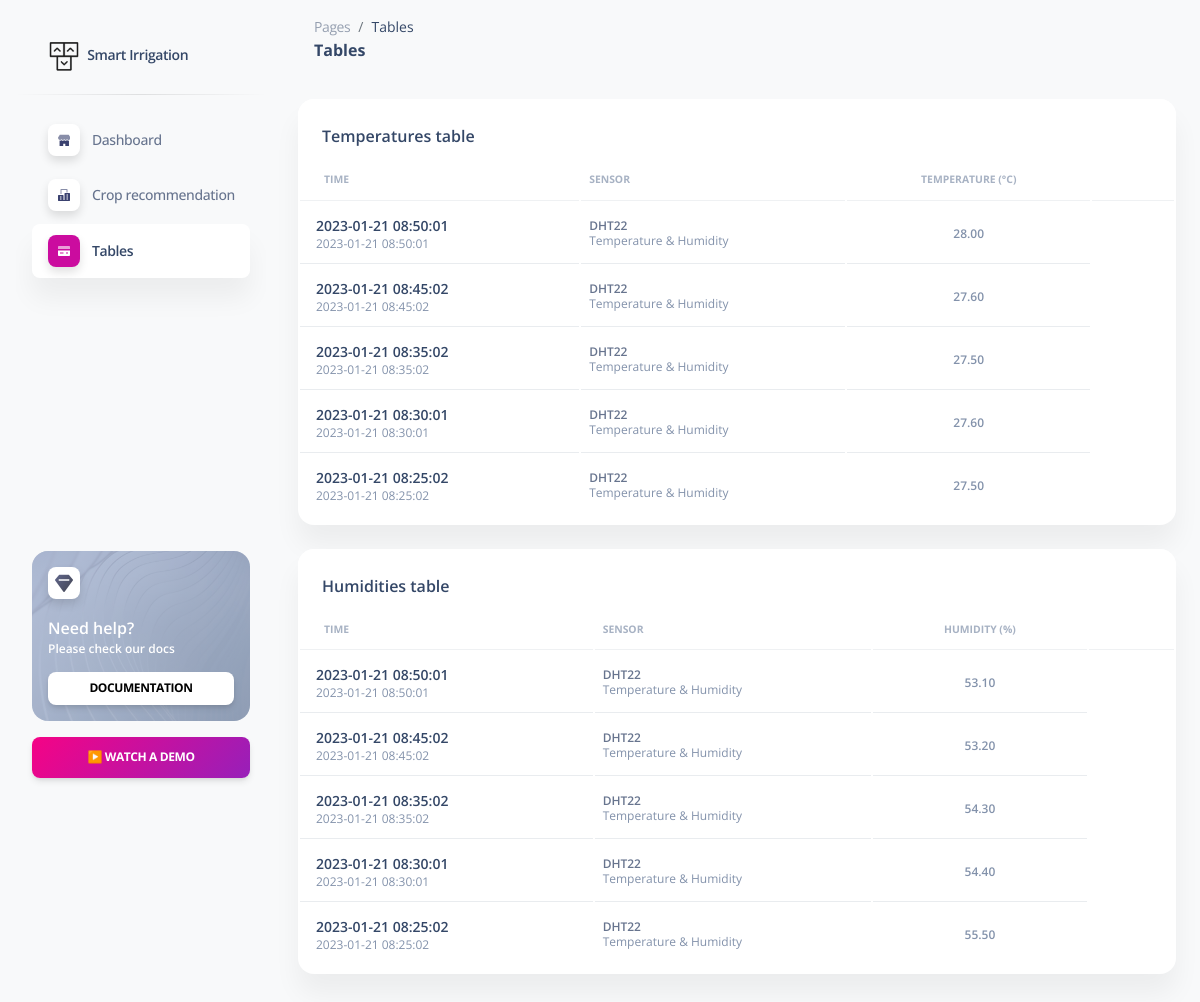
Before: /home/tables with the older database file.
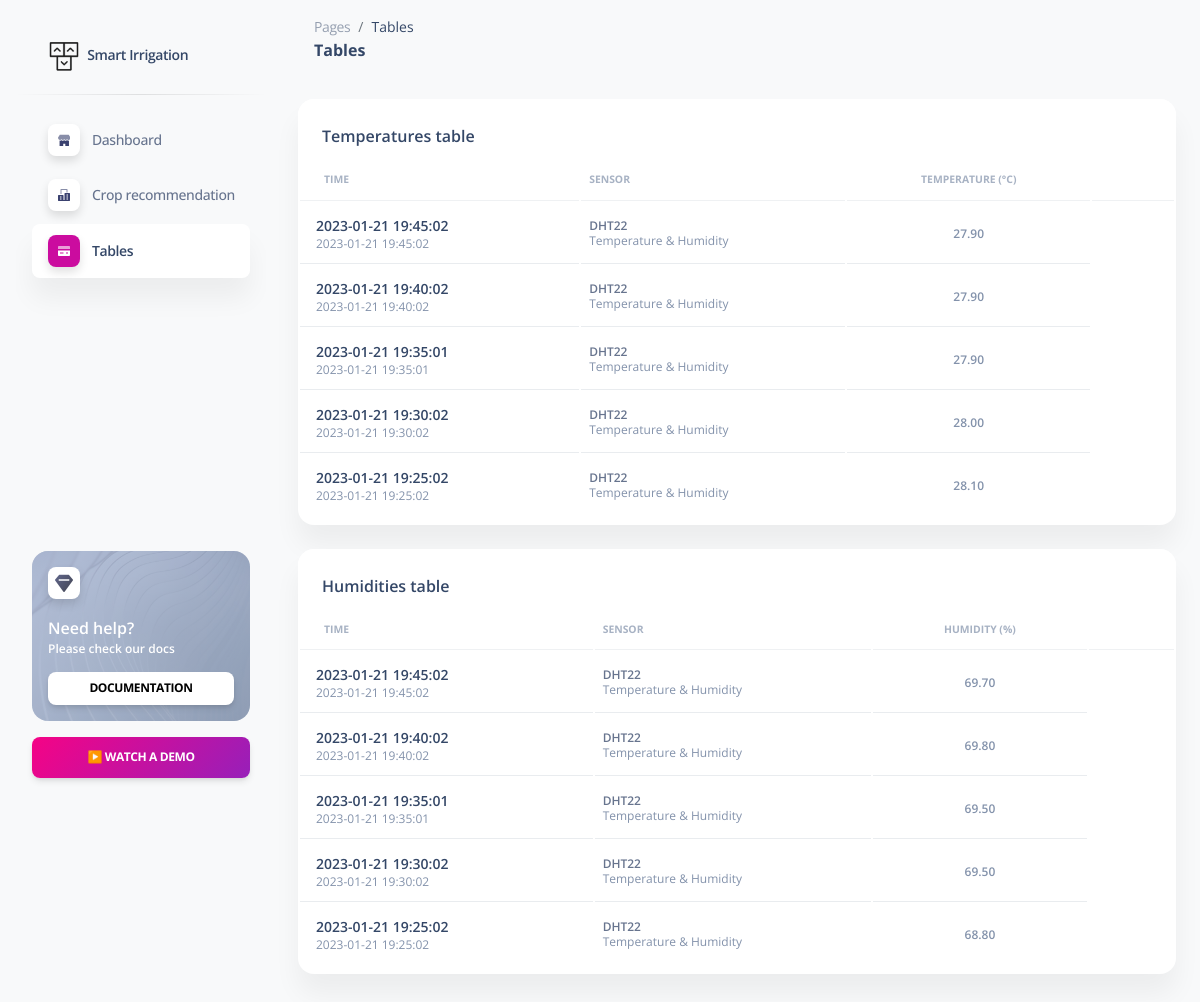
After: the same page with the newer database file.
### tables this page shows
CREATE TABLE temperatures (rDatetime datetime, sensorID text, temp numeric);

CREATE TABLE humidities (rDatetime datetime, sensorID text, hum numeric);

### app.py (the view)
@app.route("/home/tables")
def tables():
    import sqlite3
    conn=sqlite3.connect('/var/www/major_project/app.db')
    curs=conn.cursor()
    curs.execute("SELECT * FROM temperatures ORDER BY rDatetime DESC LIMIT 5")
    temperatures = curs.fetchall()
    curs.execute("SELECT * FROM humidities ORDER BY rDatetime DESC LIMIT 5")
    humidities = curs.fetchall()
    conn.close()
    return render_template("tables.html",temp=temperatures,hum=humidities)

### templates/tables.html (shortened to what the changed rows need)
<!DOCTYPE html>
<html lang="en">
  <head>
    <link href="/static/assets/css/nucleo-icons.css" rel="stylesheet" />
    <link href="/static/assets/css/nucleo-svg.css" rel="stylesheet" />
    <link href="/static/assets/css/nucleo-svg.css" rel="stylesheet" />
    <link
      id="pagestyle"
      href="/static/assets/css/soft-ui-dashboard.css?v=1.0.7"
      rel="stylesheet"
    />
  </head>
  <body class="g-sidenav-show bg-gray-100">
    <main
      class="main-content position-relative max-height-vh-100 h-100 border-radius-lg"
    >
      <div class="container-fluid py-4">
        <div class="row">
          <div class="col-12">
            <div class="card mb-4">
              <div class="card-body px-0 pt-0 pb-2">
                <div class="table-responsive p-0">
                  <table class="table align-items-center mb-0">
                    <thead>
                      <tr>
                        <th
                          class="text-uppercase text-secondary text-xxs font-weight-bolder opacity-7"
                        >
                          Time
                        </th>
                        <th
                          class="text-uppercase text-secondary text-xxs font-weight-bolder opacity-7 ps-2"
                        >
                          Sensor
                        </th>
                        <th
                          class="text-center text-uppercase text-secondary text-xxs font-weight-bolder opacity-7"
                        >
                          Temperature (°C)
                        </th>
                        <th class="text-secondary opacity-7"></th>
                      </tr>
                    </thead>
                    <tbody>
                        {% for row in temp %}
                        <tr>
                        <td>
                          <div class="d-flex px-2 py-1">
                            <div
                              class="d-flex flex-column justify-content-center"
                            >
                              <h6 class="mb-0 text-sm">{{row[0]}}</h6>
                              <p class="text-xs text-secondary mb-0">
                                {{row[0]}}
                              </p>
                            </div>
                          </div>
                        </td>
                        <td>
                          {% if row[1] == "1" %}
                            <p class="text-xs font-weight-bold mb-0">DHT22</p>
                            <p class="text-xs text-secondary mb-0">
                                Temperature & Humidity
                            </p>
                          {% elif row[1] == "2" %}
                            <p class="text-xs font-weight-bold mb-0">Soil</p>
                            <p class="text-xs text-secondary mb-0">
                                Moisture sensor
                            </p>
                          {% else %}
                            <p class="text-xs font-weight-bold mb-0">Unknown</p>
                            <p class="text-xs text-secondary mb-0">
                                Unknown
                            </p>
                          {% endif %}
                        </td>
                        <td class="align-middle text-center">
                          <span class="text-secondary text-xs font-weight-bold"
                            >{{'%0.2f'|format(row[2])}}</span
                          >
                        </td>
                      </tr>
                      {% endfor %}
                    </tbody>
                  </table>
                </div>
              </div>
            </div>
          </div>
        </div>
        <div class="row">
          <div class="col-12">
            <div class="card mb-4">
              <div class="card-body px-0 pt-0 pb-2">
                <div class="table-responsive p-0">
                  <table class="table align-items-center mb-0">
                    <thead>
                      <tr>
                        <th
                          class="text-uppercase text-secondary text-xxs font-weight-bolder opacity-7"
                        >
                          Time
                        </th>
                        <th
                          class="text-uppercase text-secondary text-xxs font-weight-bolder opacity-7 ps-2"
                        >
                          Sensor
                        </th>
                        <th
                          class="text-center text-uppercase text-secondary text-xxs font-weight-bolder opacity-7"
                        >
                          Humidity (%)
                        </th>
                        <th class="text-secondary opacity-7"></th>
                      </tr>
                    </thead>
                    <tbody>
                        {% for row in hum %}
                        <tr>
                        <td>
                          <div class="d-flex px-2 py-1">
                            <div
                              class="d-flex flex-column justify-content-center"
                            >
                              <h6 class="mb-0 text-sm">{{row[0]}}</h6>
                              <p class="text-xs text-secondary mb-0">
                                {{row[0]}}
                              </p>
                            </div>
                          </div>
                        </td>
                        <td>
                          {% if row[1] == "1" %}
                            <p class="text-xs font-weight-bold mb-0">DHT22</p>
                            <p class="text-xs text-secondary mb-0">
                                Temperature & Humidity
                            </p>
                          {% elif row[1] == "2" %}
                            <p class="text-xs font-weight-bold mb-0">Soil</p>
                            <p class="text-xs text-secondary mb-0">
                                Moisture sensor
                            </p>
                          {% else %}
                            <p class="text-xs font-weight-bold mb-0">Unknown</p>
                            <p class="text-xs text-secondary mb-0">
                                Unknown
                            </p>
                          {% endif %}
                        </td>
                        <td class="align-middle text-center">
                          <span class="text-secondary text-xs font-weight-bold"
                            >{{'%0.2f'|format(row[2])}}</span
                          >
                        </td>
                      </tr>
                      {% endfor %}
                    </tbody>
                  </table>
                </div>
              </div>
            </div>
          </div>
        </div>
      </div>
    </main>
  </body>
</html>

Changed rows visible on the page:
no longer on this page (row unchanged): temperatures: rDatetime "2023-01-21 08:50:01", sensorID "DHT22", temp "28.00"
no longer on this page (row unchanged): temperatures: rDatetime "2023-01-21 08:45:02", sensorID "DHT22", temp "27.60"
no longer on this page (row unchanged): temperatures: rDatetime "2023-01-21 08:35:02", sensorID "DHT22", temp "27.50"
no longer on this page (row unchanged): temperatures: rDatetime "2023-01-21 08:30:01", sensorID "DHT22", temp "27.60"
no longer on this page (row unchanged): temperatures: rDatetime "2023-01-21 08:25:02", sensorID "DHT22", temp "27.50"
no longer on this page (row unchanged): humidities: rDatetime "2023-01-21 08:50:01", sensorID "DHT22", hum "53.10"
no longer on this page (row unchanged): humidities: rDatetime "2023-01-21 08:45:02", sensorID "DHT22", hum "53.20"
no longer on this page (row unchanged): humidities: rDatetime "2023-01-21 08:35:02", sensorID "DHT22", hum "54.30"
no longer on this page (row unchanged): humidities: rDatetime "2023-01-21 08:30:01", sensorID "DHT22", hum "54.40"
no longer on this page (row unchanged): humidities: rDatetime "2023-01-21 08:25:02", sensorID "DHT22", hum "55.50"
added temperatures: rDatetime "2023-01-21 19:45:02", sensorID "DHT22", temp "27.90"
added temperatures: rDatetime "2023-01-21 19:40:02", sensorID "DHT22", temp "27.90"
added temperatures: rDatetime "2023-01-21 19:35:01", sensorID "DHT22", temp "27.90"
added temperatures: rDatetime "2023-01-21 19:30:02", sensorID "DHT22", temp "28.00"
added temperatures: rDatetime "2023-01-21 19:25:02", sensorID "DHT22", temp "28.10"
added humidities: rDatetime "2023-01-21 19:45:02", sensorID "DHT22", hum "69.70"
added humidities: rDatetime "2023-01-21 19:40:02", sensorID "DHT22", hum "69.80"
added humidities: rDatetime "2023-01-21 19:35:01", sensorID "DHT22", hum "69.50"
added humidities: rDatetime "2023-01-21 19:30:02", sensorID "DHT22", hum "69.50"
added humidities: rDatetime "2023-01-21 19:25:02", sensorID "DHT22", hum "68.80"
